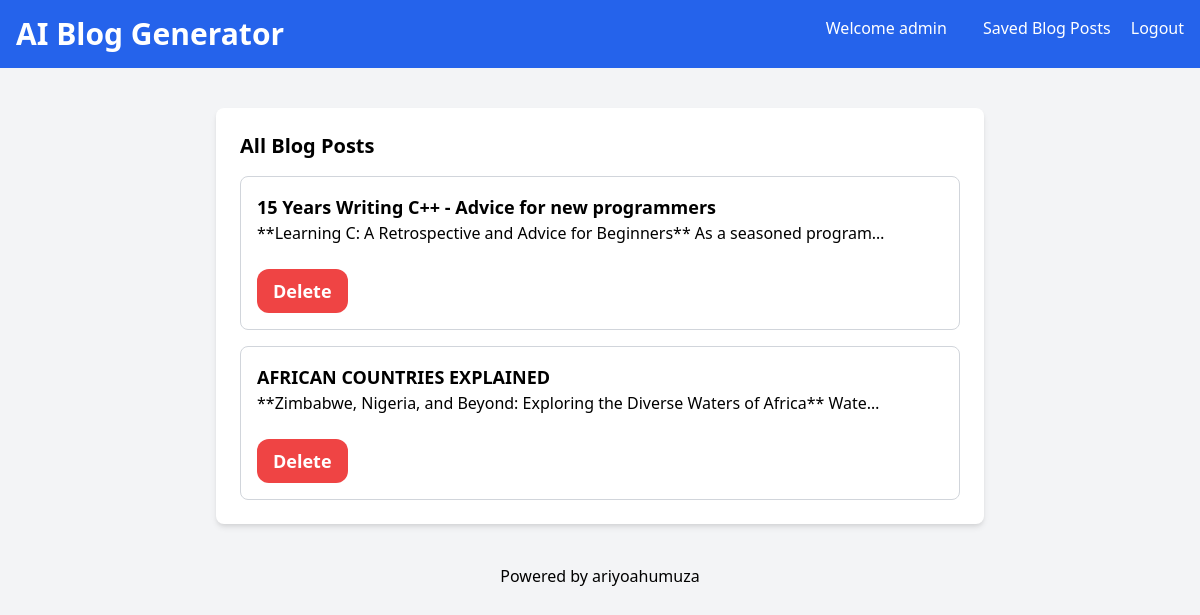
The app's page /blog-list/ (signed in), older data.
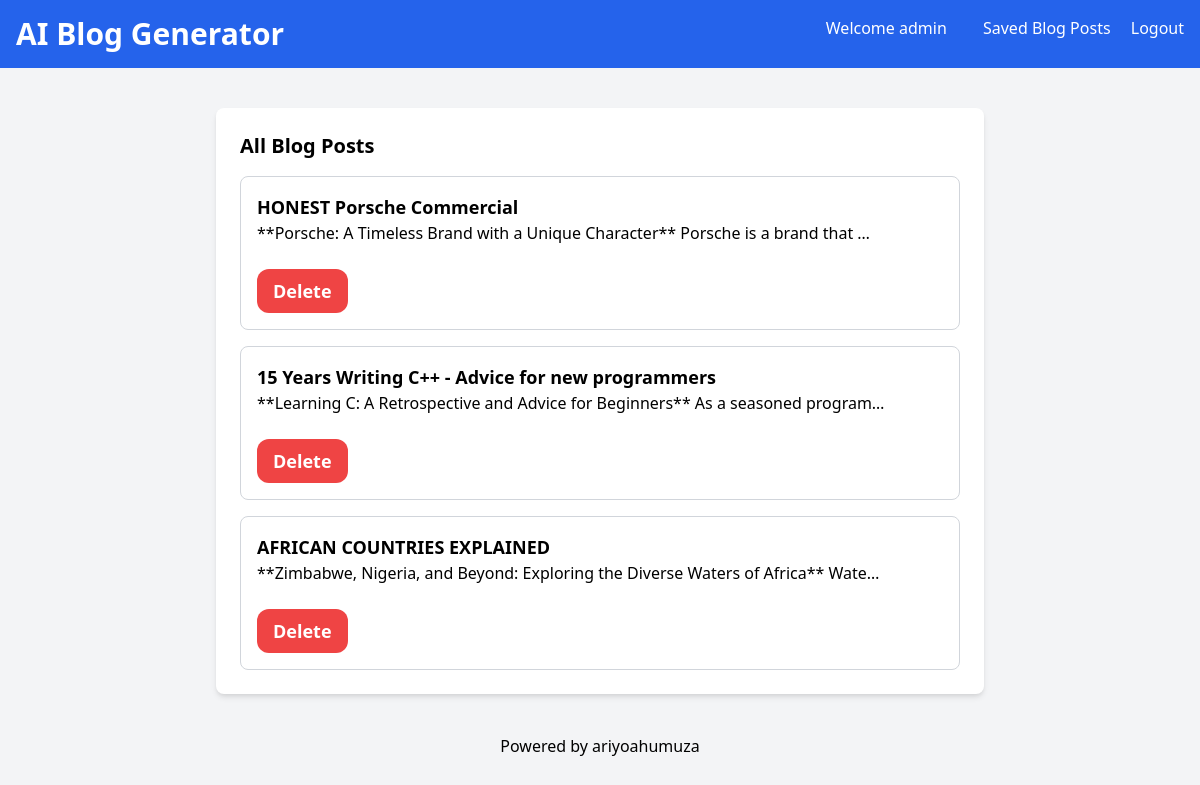
The same page, newer data.
### blog_generator/models.py (models this page shows, shortened)
class BlogPost(models.Model):
    user = models.ForeignKey(User, on_delete=models.CASCADE)
    youtube_title = models.CharField(max_length=300)
    youtube_link = models.URLField()
    generated_content = models.TextField()
    created_at = models.DateTimeField(auto_now_add=True)

### blog_generator/views.py (the view)
# urls.py: path('blog-list/', views.blog_list, name='blog-list'),
def blog_list(request):
    blog_articles = BlogPost.objects.filter(user=request.user)
    return render(request, "all-blogs.html", { 'blog_articles' : blog_articles })

### templates/all-blogs.html (shortened to what this page needs)
<!DOCTYPE html>
<html lang="en">
<head>
    <link href="https://cdn.jsdelivr.net/npm/tailwindcss@2.2.19/dist/tailwind.min.css" rel="stylesheet">
</head>
<body class="bg-gray-100 font-sans antialiased">
    <nav class="bg-blue-600 p-4 text-white flex justify-between">
        <div>
            <h1 class="text-3xl font-bold"><a href="{% url 'blog_generator:index' %}">AI Blog Generator</a></h1>
        </div>
        <div>
            <a href="#" class="text-white hover:underline mx-4">Welcome {{ user.username }}</a>
            <a href="/blog-list" class="text-white hover:underline mx-4">Saved Blog Posts</a>
            <a href="{% url 'blog_generator:logout' %}" class="text-white hover:underline">Logout</a>
        </div>
    </nav>
    <div class="container mx-auto mt-10 px-4 sm:px-0">
        <div class="max-w-3xl mx-auto bg-white p-6 rounded-lg shadow-md">
            <section>
                <h2 class="text-xl mb-4 font-semibold">All Blog Posts</h2>
                <div class="space-y-4">
                    {% for article in blog_articles reversed %}
                    <a href="{% url 'blog_generator:blog-details' article.id %}">
                        <div class="border border-gray-300 p-4 rounded-lg">
                            <h3 class="text-lg font-semibold">{{article.youtube_title}}</h3>
                            <p>{{article.generated_content|truncatechars:80}}</p>
                            <a href="{% url 'blog_generator:delete' article.id %}" class="inline-block mt-6 py-2 px-4 text-lg font-semibold bg-red-500 hover:bg-red-600 text-white rounded-xl">Delete</a>
                        </div>
                    </a>
                    {% endfor %}
                </div>
            </section>
        </div>
    </div>
    <footer class="text-center p-4 text-blacl mt-6">
        Powered by <a href="https://twitter.com/AriyoAdventures">ariyoahumuza</a>
    </footer>
</body>
</html>

Row changes from the older to the newer data that the page shows:
added BlogPost: youtube_title "HONEST Porsche Commercial", generated_content "**Porsche: A Timeless Brand with a Unique Character** Porsche is a brand that …"
